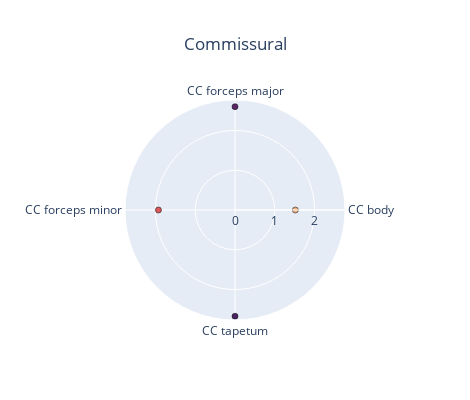
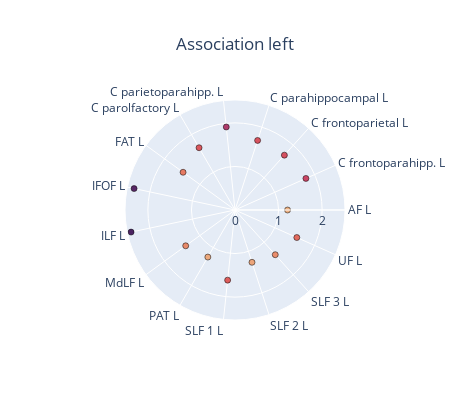
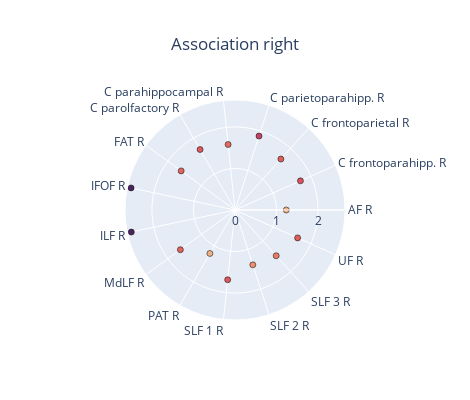
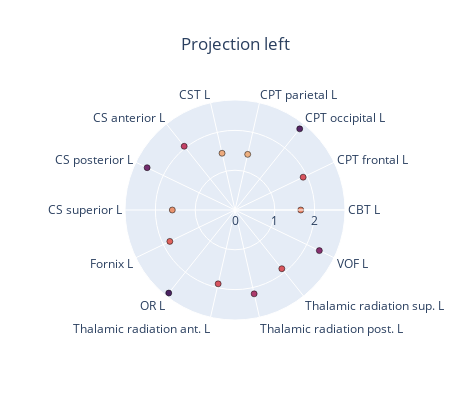

The notebook cell these images were saved under, in order:
### Code cell
import plotly.graph_objects as go

effects = average_df_fLNM.values.flatten()[416:]

roistats_df = pd.DataFrame({"effects": effects}, index=labels_tracts)

fig_list = []

for k, v in toi_group_dict.items():
    v = [f"{roi}" for roi in v]

    roistats_df_group = roistats_df.loc[sorted(v)].reset_index()
    roistats_df_group["index"] = roistats_df_group["index"].str.replace(".nii.gz","")
    roistats_df_group["index"] = roistats_df_group["index"].map(tract_abbreviation_dict)

    import plotly.express as px
    import plotly.graph_objs as go

    # Create a new figure
    fig = go.Figure()

    # Add the 'effects' scatter plot
    fig.add_trace(go.Scatterpolar(
        r=roistats_df_group['effects'],
        theta=roistats_df_group['index'],
        mode='markers',
        name='',
        marker=dict(color=roistats_df_group['effects'], opacity=1, coloraxis="coloraxis", line=dict(width=0.5, color="Black")),
        
    ))

    # Update figure layout
    fig.update_layout(
        title=f"{k}",
        title_x=0.5,
        width=470,
        height=400,
        coloraxis=dict(colorscale=plotly_flare_scale),#, cmin=-0.2, cmax=0.2),
        polar=dict(radialaxis=dict(nticks=5)),#, radialaxis_range=[0.225, -0.225]),
        legend_title_text=r'',
        showlegend=False,
        coloraxis_showscale=False
    )

    fig_list.append(fig)
    fig.show()
    fig.write_image(output_dir/f"average_fLNM_wmtracts_{k}.png", scale=4)

### Figure 1 — Plotly figure (JSON) as saved in the notebook; plotly's stock layout.template omitted (floating-point values rounded to 4 significant figures)
{"data": [{"marker": {"color": [1.518, 2.598, 1.925, 2.671], "coloraxis": "coloraxis", "line": {"color": "Black", "width": 0.5}, "opacity": 1}, "mode": "markers", "name": "", "r": [1.518, 2.598, 1.925, 2.671], "theta": ["CC body", "CC forceps major", "CC forceps minor", "CC tapetum"], "type": "scatterpolar"}], "layout": {"coloraxis": {"colorscale": [[0, "#edb081"], [0.1111, "#ea9570"], [0.2222, "#e67961"], [0.3333, "#de5d5c"], [0.4444, "#ce4763"], [0.5556, "#b43d6b"], [0.6667, "#9a3670"], [0.7778, "#7f2f70"], [0.8889, "#642a6a"], [1, "#4b2362"]], "showscale": false}, "height": 400, "legend": {"title": {"text": ""}}, "polar": {"radialaxis": {"nticks": 5}}, "showlegend": false, "title": {"text": "Commissural", "x": 0.5}, "width": 470}}

### Figure 2 — Plotly figure (JSON) as saved in the notebook; plotly's stock layout.template omitted (floating-point values rounded to 4 significant figures)
{"data": [{"marker": {"color": [1.207, 1.782, 1.695, 1.679, 1.916, 1.651, 1.474, 2.369, 2.44, 1.399, 1.248, 1.619, 1.263, 1.381, 1.554], "coloraxis": "coloraxis", "line": {"color": "Black", "width": 0.5}, "opacity": 1}, "mode": "markers", "name": "", "r": [1.207, 1.782, 1.695, 1.679, 1.916, 1.651, 1.474, 2.369, 2.44, 1.399, 1.248, 1.619, 1.263, 1.381, 1.554], "theta": ["AF L", "C frontoparahipp. L", "C frontoparietal L", "C parahippocampal L", "C parietoparahipp. L", "C parolfactory L", "FAT L", "IFOF L", "ILF L", "MdLF L", "PAT L", "SLF 1 L", "SLF 2 L", "SLF 3 L", "UF L"], "type": "scatterpolar"}], "layout": {"coloraxis": {"colorscale": [[0, "#edb081"], [0.1111, "#ea9570"], [0.2222, "#e67961"], [0.3333, "#de5d5c"], [0.4444, "#ce4763"], [0.5556, "#b43d6b"], [0.6667, "#9a3670"], [0.7778, "#7f2f70"], [0.8889, "#642a6a"], [1, "#4b2362"]], "showscale": false}, "height": 400, "legend": {"title": {"text": ""}}, "polar": {"radialaxis": {"nticks": 5}}, "showlegend": false, "title": {"text": "Association left", "x": 0.5}, "width": 470}}

### Figure 3 — Plotly figure (JSON) as saved in the notebook; plotly's stock layout.template omitted (floating-point values rounded to 4 significant figures)
{"data": [{"marker": {"color": [1.234, 1.724, 1.651, 1.871, 1.586, 1.681, 1.602, 2.558, 2.552, 1.626, 1.208, 1.688, 1.388, 1.482, 1.65], "coloraxis": "coloraxis", "line": {"color": "Black", "width": 0.5}, "opacity": 1}, "mode": "markers", "name": "", "r": [1.234, 1.724, 1.651, 1.871, 1.586, 1.681, 1.602, 2.558, 2.552, 1.626, 1.208, 1.688, 1.388, 1.482, 1.65], "theta": ["AF R", "C frontoparahipp. R", "C frontoparietal R", "C parietoparahipp. R", "C parahippocampal R", "C parolfactory R", "FAT R", "IFOF R", "ILF R", "MdLF R", "PAT R", "SLF 1 R", "SLF 2 R", "SLF 3 R", "UF R"], "type": "scatterpolar"}], "layout": {"coloraxis": {"colorscale": [[0, "#edb081"], [0.1111, "#ea9570"], [0.2222, "#e67961"], [0.3333, "#de5d5c"], [0.4444, "#ce4763"], [0.5556, "#b43d6b"], [0.6667, "#9a3670"], [0.7778, "#7f2f70"], [0.8889, "#642a6a"], [1, "#4b2362"]], "showscale": false}, "height": 400, "legend": {"title": {"text": ""}}, "polar": {"radialaxis": {"nticks": 5}}, "showlegend": false, "title": {"text": "Association right", "x": 0.5}, "width": 470}}

### Figure 4 — Plotly figure (JSON) as saved in the notebook; plotly's stock layout.template omitted (floating-point values rounded to 4 significant figures)
{"data": [{"marker": {"color": [1.652, 1.9, 2.607, 1.433, 1.462, 2.047, 2.45, 1.575, 1.817, 2.669, 1.903, 2.16, 1.886, 2.352], "coloraxis": "coloraxis", "line": {"color": "Black", "width": 0.5}, "opacity": 1}, "mode": "markers", "name": "", "r": [1.652, 1.9, 2.607, 1.433, 1.462, 2.047, 2.45, 1.575, 1.817, 2.669, 1.903, 2.16, 1.886, 2.352], "theta": ["CBT L", "CPT frontal L", "CPT occipital L", "CPT parietal L", "CST L", "CS anterior L", "CS posterior L", "CS superior L", "Fornix L", "OR L", "Thalamic radiation ant. L", "Thalamic radiation post. L", "Thalamic radiation sup. L", "VOF L"], "type": "scatterpolar"}], "layout": {"coloraxis": {"colorscale": [[0, "#edb081"], [0.1111, "#ea9570"], [0.2222, "#e67961"], [0.3333, "#de5d5c"], [0.4444, "#ce4763"], [0.5556, "#b43d6b"], [0.6667, "#9a3670"], [0.7778, "#7f2f70"], [0.8889, "#642a6a"], [1, "#4b2362"]], "showscale": false}, "height": 400, "legend": {"title": {"text": ""}}, "polar": {"radialaxis": {"nticks": 5}}, "showlegend": false, "title": {"text": "Projection left", "x": 0.5}, "width": 470}}
